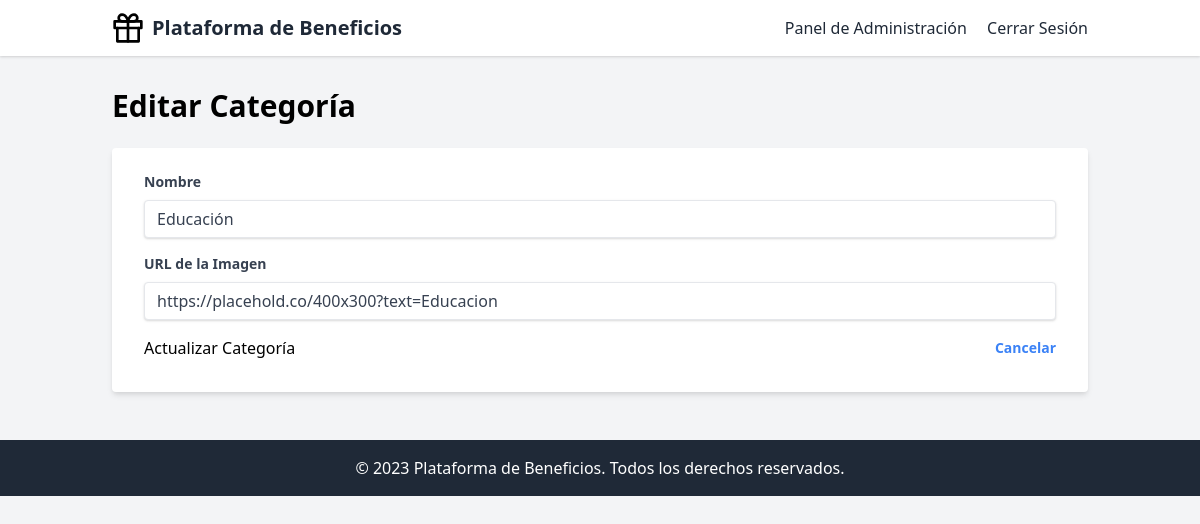
The app's page /admin/category/1 (signed in), older data.
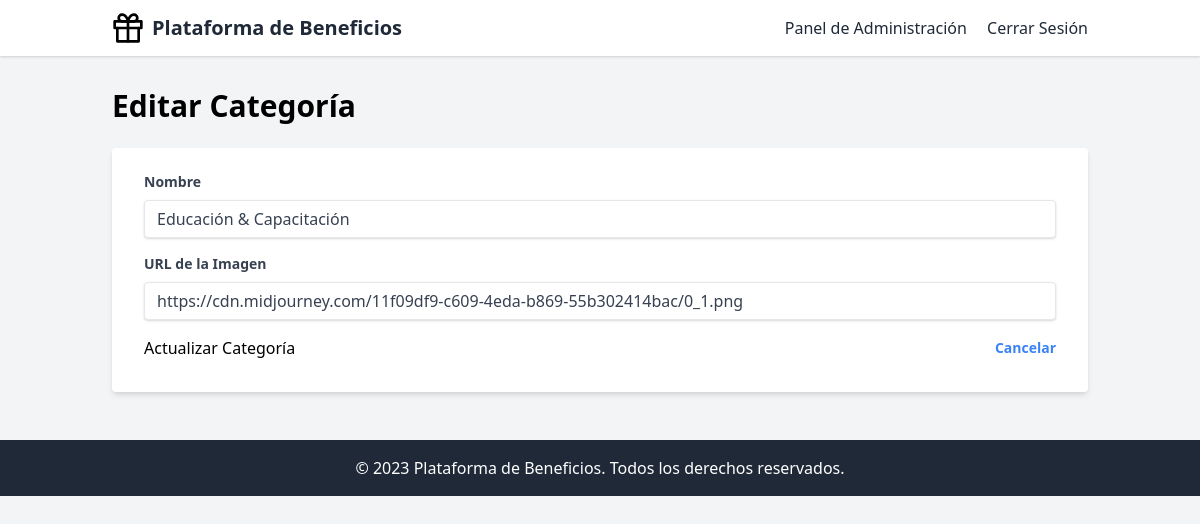
The same page, newer data.
### app/models.py (models this page shows)
class Category(db.Model):
    id = db.Column(db.Integer, primary_key=True)
    name = db.Column(db.String(64), index=True, unique=True)
    image_url = db.Column(db.String(256))
    benefits = db.relationship('Benefit', backref='category', lazy='dynamic')

### app/admin/routes.py (the view)
@bp.route('/category/<int:id>', methods=['GET', 'POST'])
@login_required
def edit_category(id):
    category = Category.query.get_or_404(id)
    if request.method == 'POST':
        category.name = request.form['name']
        category.image_url = request.form['image_url']
        db.session.commit()
        return redirect(url_for('admin.categories'))
    return render_template('admin/category_form.html', category=category)

### app/models.py (called while the page is built)
@login_manager.user_loader
def load_user(id):
    return User.query.get(int(id))

### templates/admin/category_form.html
{% extends "base.html" %}
{% block content %}
<h1 class="text-3xl font-bold mb-6">{% if category %}Editar Categoría{% else %}Agregar Nueva Categoría{% endif %}</h1>
<form method="POST" class="bg-white shadow-md rounded px-8 pt-6 pb-8 mb-4">
    <div class="mb-4">
        <label class="block text-gray-700 text-sm font-bold mb-2" for="name">
            Nombre
        </label>
        <input class="shadow appearance-none border rounded w-full py-2 px-3 text-gray-700 leading-tight focus:outline-none focus:shadow-outline" id="name" name="name" type="text" placeholder="Nombre de la categoría" value="{{ category.name if category else '' }}" required>
    </div>
    <div class="mb-4">
        <label class="block text-gray-700 text-sm font-bold mb-2" for="image_url">
            URL de la Imagen
        </label>
        <input class="shadow appearance-none border rounded w-full py-2 px-3 text-gray-700 leading-tight focus:outline-none focus:shadow-outline" id="image_url" name="image_url" type="url" placeholder="https://ejemplo.com/imagen.jpg" value="{{ category.image_url if category else '' }}" required>
    </div>
    <div class="flex items-center justify-between">
        <button class="btn-primary" type="submit">
            {% if category %}Actualizar{% else %}Agregar{% endif %} Categoría
        </button>
        <a href="{{ url_for('admin.categories') }}" class="inline-block align-baseline font-bold text-sm text-blue-500 hover:text-blue-800">
            Cancelar
        </a>
    </div>
</form>
{% endblock %}

Row changes from the older to the newer data that the page shows:
changed Category: name "Educación" → "Educación & Capacitación"; image_url "https://placehold.co/400x300?text=Educacion" → "https://cdn.midjourney.com/11f09df9-c609-4eda-b869-55b302414bac/0_1.png"
